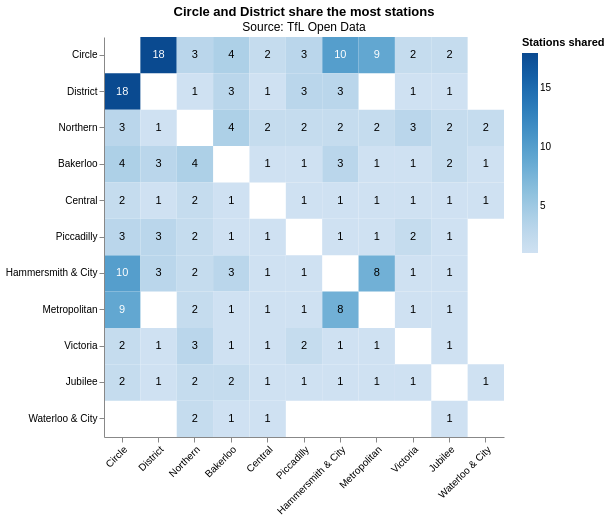

Here is the notebook cell this chart was saved with:
### Markdown cell above
**D2.** Draw it as a **grid**, as in tutorial §5: one row and one column per line, the square's shade for how
many stations they share, and the number written in it. Rows go from the line with the most stations to the
fewest.

### Code cell
order = served['line'].value_counts().index.tolist()   # most stations first, as in tutorial §5

cells = alt.Chart(shared).encode(
    x=alt.X('line_x:N', sort=order, title=None, axis=alt.Axis(labelAngle=-45)),
    y=alt.Y('line_y:N', sort=order, title=None))
squares = cells.mark_rect().encode(
    color=alt.Color('stations:Q', scale=alt.Scale(scheme='blues'), title='Stations shared'),
    tooltip=['line_x:N', 'line_y:N', 'stations:Q'])
numbers = cells.mark_text(fontSize=11).encode(
    text='stations:Q',
    color=alt.condition('datum.stations > 8', alt.value('white'), alt.value('black')))   # light text on dark squares

(squares + numbers).properties(
    width=400, height=400,
    title=alt.Title('Circle and District share the most stations', subtitle='Source: TfL Open Data')
).configure_view(stroke=None)

### Figure 1 — Vega-Lite specification as saved in the notebook (floating-point values rounded to 4 significant figures)
{"config": {"view": {"continuousWidth": 300, "continuousHeight": 300, "stroke": null}}, "layer": [{"mark": {"type": "rect"}, "encoding": {"color": {"field": "stations", "scale": {"scheme": "blues"}, "title": "Stations shared", "type": "quantitative"}, "tooltip": [{"field": "line_x", "type": "nominal"}, {"field": "line_y", "type": "nominal"}, {"field": "stations", "type": "quantitative"}], "x": {"axis": {"labelAngle": -45}, "field": "line_x", "sort": ["Circle", "District", "Northern", "Bakerloo", "Central", "Piccadilly", "Hammersmith & City", "Metropolitan", "Victoria", "Jubilee", "Waterloo & City"], "title": null, "type": "nominal"}, "y": {"field": "line_y", "sort": ["Circle", "District", "Northern", "Bakerloo", "Central", "Piccadilly", "Hammersmith & City", "Metropolitan", "Victoria", "Jubilee", "Waterloo & City"], "title": null, "type": "nominal"}}}, {"mark": {"type": "text", "fontSize": 11}, "encoding": {"color": {"condition": {"test": "datum.stations > 8", "value": "white"}, "value": "black"}, "text": {"field": "stations", "type": "quantitative"}, "x": {"axis": {"labelAngle": -45}, "field": "line_x", "sort": ["Circle", "District", "Northern", "Bakerloo", "Central", "Piccadilly", "Hammersmith & City", "Metropolitan", "Victoria", "Jubilee", "Waterloo & City"], "title": null, "type": "nominal"}, "y": {"field": "line_y", "sort": ["Circle", "District", "Northern", "Bakerloo", "Central", "Piccadilly", "Hammersmith & City", "Metropolitan", "Victoria", "Jubilee", "Waterloo & City"], "title": null, "type": "nominal"}}}], "data": {"name": "data-9e912d581559a479ee4318715092deb5"}, "height": 400, "title": {"text": "Circle and District share the most stations", "subtitle": "Source: TfL Open Data"}, "width": 400, "$schema": "https://vega.github.io/schema/vega-lite/v6.4.1.json", "datasets": {"data-9e912d581559a479ee4318715092deb5": [{"line_x": "Bakerloo", "line_y": "Central", "stations": 1}, {"line_x": "Bakerloo", "line_y": "Circle", "stations": 4}, {"line_x": "Bakerloo", "line_y": "District", "stations": 3}, {"line_x": "Bakerloo", "line_y": "Hammersmith & City", "stations": 3}, {"line_x": "Bakerloo", "line_y": "Jubilee", "stations": 2}, {"line_x": "Bakerloo", "line_y": "Metropolitan", "stations": 1}, {"line_x": "Bakerloo", "line_y": "Northern", "stations": 4}, {"line_x": "Bakerloo", "line_y": "Piccadilly", "stations": 1}, {"line_x": "Bakerloo", "line_y": "Victoria", "stations": 1}, {"line_x": "Bakerloo", "line_y": "Waterloo & City", "stations": 1}, {"line_x": "Central", "line_y": "Bakerloo", "stations": 1}, {"line_x": "Central", "line_y": "Circle", "stations": 2}, {"line_x": "Central", "line_y": "District", "stations": 1}, {"line_x": "Central", "line_y": "Hammersmith & City", "stations": 1}, {"line_x": "Central", "line_y": "Jubilee", "stations": 1}, {"line_x": "Central", "line_y": "Metropolitan", "stations": 1}, {"line_x": "Central", "line_y": "Northern", "stations": 2}, {"line_x": "Central", "line_y": "Piccadilly", "stations": 1}, {"line_x": "Central", "line_y": "Victoria", "stations": 1}, {"line_x": "Central", "line_y": "Waterloo & City", "stations": 1}, {"line_x": "Circle", "line_y": "Bakerloo", "stations": 4}, {"line_x": "Circle", "line_y": "Central", "stations": 2}, {"line_x": "Circle", "line_y": "District", "stations": 18}, {"line_x": "Circle", "line_y": "Hammersmith & City", "stations": 10}, {"line_x": "Circle", "line_y": "Jubilee", "stations": 2}, {"line_x": "Circle", "line_y": "Metropolitan", "stations": 9}, {"line_x": "Circle", "line_y": "Northern", "stations": 3}, {"line_x": "Circle", "line_y": "Piccadilly", "stations": 3}, {"line_x": "Circle", "line_y": "Victoria", "stations": 2}, {"line_x": "District", "line_y": "Bakerloo", "stations": 3}, {"line_x": "District", "line_y": "Central", "stations": 1}, {"line_x": "District", "line_y": "Circle", "stations": 18}, {"line_x": "District", "line_y": "Hammersmith & City", "stations": 3}, {"line_x": "District", "line_y": "Jubilee", "stations": 1}, {"line_x": "District", "line_y": "Northern", "stations": 1}, {"line_x": "District", "line_y": "Piccadilly", "stations": 3}, {"line_x": "District", "line_y": "Victoria", "stations": 1}, {"line_x": "Hammersmith & City", "line_y": "Bakerloo", "stations": 3}, {"line_x": "Hammersmith & City", "line_y": "Central", "stations": 1}, {"line_x": "Hammersmith & City", "line_y": "Circle", "stations": 10}, {"line_x": "Hammersmith & City", "line_y": "District", "stations": 3}, {"line_x": "Hammersmith & City", "line_y": "Jubilee", "stations": 1}, {"line_x": "Hammersmith & City", "line_y": "Metropolitan", "stations": 8}, {"line_x": "Hammersmith & City", "line_y": "Northern", "stations": 2}, {"line_x": "Hammersmith & City", "line_y": "Piccadilly", "stations": 1}, {"line_x": "Hammersmith & City", "line_y": "Victoria", "stations": 1}, {"line_x": "Jubilee", "line_y": "Bakerloo", "stations": 2}, {"line_x": "Jubilee", "line_y": "Central", "stations": 1}, {"line_x": "Jubilee", "line_y": "Circle", "stations": 2}, {"line_x": "Jubilee", "line_y": "District", "stations": 1}, {"line_x": "Jubilee", "line_y": "Hammersmith & City", "stations": 1}, {"line_x": "Jubilee", "line_y": "Metropolitan", "stations": 1}, {"line_x": "Jubilee", "line_y": "Northern", "stations": 2}, {"line_x": "Jubilee", "line_y": "Piccadilly", "stations": 1}, {"line_x": "Jubilee", "line_y": "Victoria", "stations": 1}, {"line_x": "Jubilee", "line_y": "Waterloo & City", "stations": 1}, {"line_x": "Metropolitan", "line_y": "Bakerloo", "stations": 1}, {"line_x": "Metropolitan", "line_y": "Central", "stations": 1}, {"line_x": "Metropolitan", "line_y": "Circle", "stations": 9}, {"line_x": "Metropolitan", "line_y": "Hammersmith & City", "stations": 8}, {"line_x": "Metropolitan", "line_y": "Jubilee", "stations": 1}, {"line_x": "Metropolitan", "line_y": "Northern", "stations": 2}, {"line_x": "Metropolitan", "line_y": "Piccadilly", "stations": 1}, {"line_x": "Metropolitan", "line_y": "Victoria", "stations": 1}, {"line_x": "Northern", "line_y": "Bakerloo", "stations": 4}, {"line_x": "Northern", "line_y": "Central", "stations": 2}, {"line_x": "Northern", "line_y": "Circle", "stations": 3}, {"line_x": "Northern", "line_y": "District", "stations": 1}, {"line_x": "Northern", "line_y": "Hammersmith & City", "stations": 2}, {"line_x": "Northern", "line_y": "Jubilee", "stations": 2}, {"line_x": "Northern", "line_y": "Metropolitan", "stations": 2}, {"line_x": "Northern", "line_y": "Piccadilly", "stations": 2}, {"line_x": "Northern", "line_y": "Victoria", "stations": 3}, {"line_x": "Northern", "line_y": "Waterloo & City", "stations": 2}, {"line_x": "Piccadilly", "line_y": "Bakerloo", "stations": 1}, {"line_x": "Piccadilly", "line_y": "Central", "stations": 1}, {"line_x": "Piccadilly", "line_y": "Circle", "stations": 3}, {"line_x": "Piccadilly", "line_y": "District", "stations": 3}, {"line_x": "Piccadilly", "line_y": "Hammersmith & City", "stations": 1}, {"line_x": "Piccadilly", "line_y": "Jubilee", "stations": 1}, {"line_x": "Piccadilly", "line_y": "Metropolitan", "stations": 1}, {"line_x": "Piccadilly", "line_y": "Northern", "stations": 2}, {"line_x": "Piccadilly", "line_y": "Victoria", "stations": 2}, {"line_x": "Victoria", "line_y": "Bakerloo", "stations": 1}, {"line_x": "Victoria", "line_y": "Central", "stations": 1}, {"line_x": "Victoria", "line_y": "Circle", "stations": 2}, {"line_x": "Victoria", "line_y": "District", "stations": 1}, {"line_x": "Victoria", "line_y": "Hammersmith & City", "stations": 1}, {"line_x": "Victoria", "line_y": "Jubilee", "stations": 1}, {"line_x": "Victoria", "line_y": "Metropolitan", "stations": 1}, {"line_x": "Victoria", "line_y": "Northern", "stations": 3}, {"line_x": "Victoria", "line_y": "Piccadilly", "stations": 2}, {"line_x": "Waterloo & City", "line_y": "Bakerloo", "stations": 1}, {"line_x": "Waterloo & City", "line_y": "Central", "stations": 1}, {"line_x": "Waterloo & City", "line_y": "Jubilee", "stations": 1}, {"line_x": "Waterloo & City", "line_y": "Northern", "stations": 2}]}}
